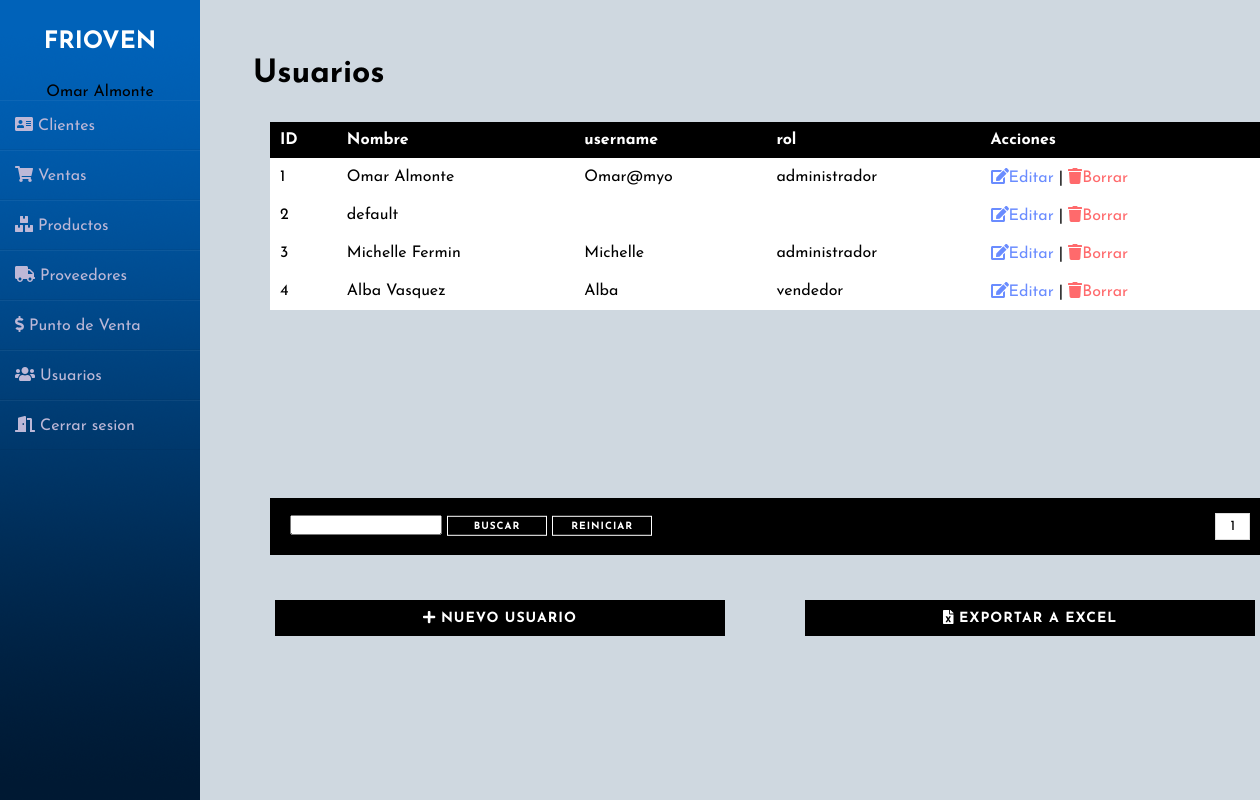
The app's page /usuario.php (signed in) with its own data.
### tables this page shows
CREATE TABLE `usuario` (
  `idusuario` int(11) NOT NULL,
  `fullname` varchar(255) NOT NULL,
  `username` varchar(255) NOT NULL,
  `password` varchar(255) NOT NULL,
  `rol` varchar(50) NOT NULL
);

### usuario.php (the view, shortened to what this page needs)
<?php
include 'links/provlinks.php';
include 'back/conexion.php';
?>
<!DOCTYPE html>
<html>
<head>
</head>
<body>
	<div class="wrapper">
    <?php
    include 'links/sidebar.php';
    ?>
    <div class="main_content">
    	<h1 class="down">Usuarios </h1>
	<div class="divtab">
	<section class="downp" id="container">
    	<table>
			<tr>
				<th>ID</th>
				<th>Nombre</th>
				<th>username</th>
				<th>rol</th>
				<th>Acciones</th>
			</tr>
			<?php
			if (empty($_REQUEST["busqueda"])) {
			$q2 = "SELECT COUNT(*) as total_reg FROM usuario";
			}else{
			$busqueda = $_REQUEST["busqueda"];
			$q2 = "SELECT COUNT(*) as total_reg FROM usuario where idusuario LIKE '%$busqueda%' OR fullname LIKE '%$busqueda%' OR username LIKE '%$busqueda%' OR password LIKE '%$busqueda%' OR rol LIKE '%%busqueda%' ";
			}
			$sq_reg = mysqli_query($con,$q2);
			$r_reg = mysqli_fetch_array($sq_reg);
			$total_reg = $r_reg['total_reg'];
			$ppg = 9;
			if (empty($_GET['npg'])) {
				$npg = 1;
			} else {
				$npg = $_GET['npg'];
			}
			$desde = ($npg - 1) *  $ppg;
			$ttp = ceil($total_reg / $ppg);
			if (empty($_REQUEST["busqueda"])) {
				$q = "SELECT idusuario,fullname,username,password,rol FROM usuario LIMIT $desde,$ppg";
			} else{
				$q = "SELECT idusuario,fullname,username,password,rol FROM usuario where idusuario LIKE '%$busqueda%' OR fullname LIKE '%$busqueda%' OR username LIKE '%$busqueda%' OR password LIKE '%$busqueda%' OR rol LIKE '%%busqueda%' LIMIT $desde,$ppg";
			}
			$e = mysqli_query($con,$q);
			$contador = mysqli_num_rows($e);
			if ($contador > 0) {
				while ($datos = mysqli_fetch_array($e)) {
			?>
			<tr>
				<td><?php echo $datos['idusuario']; ?> </td>
				<td><?php echo $datos['fullname']; ?> </td>
				<td><?php echo $datos['username']; ?> </td>
				<td><?php echo $datos['rol']; ?> </td>
				<td><a href="u_usuario.php?id=<?php echo $datos['idusuario']; ?>" id="b_edit"><i class="fas fa-edit"></i>Editar</a> | <a href="d_usuario.php?id=<?php echo $datos['idusuario']; ?>" id="b_delete"><i class="fas fa-trash"></i>Borrar</a></td>
			</tr>
			<?php
		    	}
			}
			?>
    	</table>
    </section>
	</div>
	<div class="paginas">
	<div class="wd">
	<form action="back/robusuario.php" method="get" class="down">
    <input type="text" name="busqueda" value="<?php if(!empty($busqueda)){echo $busqueda;} ?>">
    <input type="submit" name = "buscar" value="buscar" class="botw btn btn-2 ">
    <input type="submit" name="reiniciar" value="reiniciar" class="botw btn btn-2">
    </form>
	</div>
		<ul>
			<?php
			for ($i=1; $i <= $ttp ; $i++) {
				if ($i == $npg) {
				 echo '<li class="seleccion">'.$i.'</li>';
				}else{
				if (empty($busqueda)) {
					echo '<li><a href="?npg='.$i.'">'.$i.'</a></li>';
				} else{
					echo '<li><a href="?npg='.$i.'&busqueda='.$busqueda.'">'.$i.'</a></li>';
				}
			}
			}
			?>
		</ul>
	</div>
	<div class="bar_btn">
    <button class="bot3 btn btn-2" onclick="window.location.href = 'registrarusuario.php';" ><i class="fas fa-plus"></i>  Nuevo Usuario </button>
    <button class="bot3 btn btn-2" onclick="window.location.href = 'back/exportusuario.php';" ><i class="fas fa-file-excel"></i>  Exportar a Excel </button>
    </div>
      </div>
    </div>
</body>
</html>

### css/cssprov.css (style rules this page uses)
.down { transform: translate(5%, 180%); }
A:link { text-decoration: none }
* { outline:none !important; }
a { text-decoration: none !important;outline: none !important; }
.downp { margin-left: 70px; margin-top: 90px; font-size: 20px; }
.wd { margin-top: 50px; position: relative; }

### css/listaclientes.css (style rules this page uses)
.divtab { height: 200px; }
table { border-collapse: collapse; font-size: 12pt; width: 100%; }
table th { text-align: left; padding: 10px; background: black; color: white; }
table tr { background: #fff; }
table td { padding: 10px; }
#b_edit { color: #6A8CFF ; }
#b_delete { color: #FF6A6C; }

### css/botones.css (style rules this page uses)
.btn { border: none; font-size: 20px; color: inherit; background: none; cursor: pointer; padding: 15px 40px; text-transform: uppercase; letter-spacing: 1px; font-weight: 700; outline: none; -webkit-transition: all 0.3s; -moz-transition: all 0.3s; transition: all 0.3s; }
.btn:after { content: ''; position: absolute; z-index: -1; -webkit-transition: all 0.3s; -moz-transition: all 0.3s; transition: all 0.3s; }
.btn:before { speak: none; font-style: normal; font-weight: normal; font-variant: normal; text-transform: none; line-height: 1; position: relative; -webkit-font-smoothing: antialiased; }
.btn-2 { background: black; color: #fff; }
.btn-2:before { position: absolute; height: 100%; left: 0; top: 0; line-height: 3; font-size: 140%; width: 60px; }

### css/botones2.css (style rules this page uses)
.bot3 { margin-top: 45px; margin-left: 75px; padding: 10px; width: 450px; font-size: 14px; }
.botw { border: 1px solid white; background: none; color: white; font-size: 10px; padding: 2px; width: 100px }

### fw/all.css (style rules this page uses)
.fa-edit:before { content: "\f044"; }
.fa-file-excel:before { content: "\f1c3"; }
.fa-plus:before { content: "\f067"; }
.fa-trash:before { content: "\f1f8"; }

### css/paginas.css (style rules this page uses)
.wd { width: 400px; }
.paginas { width: 93.9%; margin-left: 70px; margin-top: 155px; color: black; }
.paginas form input { height: 20px; }
.paginas ul { padding: 15px; list-style: none; background: black; display: -webkit-flex; display: -moz-flex; display: -ms-flex; display: -o-flex; display: flex; justify-content: flex-end; }
.paginas a, .seleccion { border: 1px solid #ddd; padding: 5px; display: inline-block; font-size: 14px; text-align: center; width: 35px; }
.seleccion { background: white; color: black; }

### css/sidebar.css (style rules this page uses)
* { margin: 0; padding: 0; box-sizing: border-box; list-style: none; text-decoration: none; font-family: 'Josefin Sans', sans-serif; }
body { background-color: #00325e30; }
.wrapper { display: flex; position: relative; }
.wrapper .main_content { width: 100%; margin-left: 200px; }

### records on screen
usuario: idusuario "1", fullname "Omar Almonte", username "Omar@myo", rol "administrador"
usuario: idusuario "2", fullname "default"
usuario: idusuario "3", fullname "Michelle Fermin", username "Michelle", rol "administrador"
usuario: idusuario "4", fullname "Alba Vasquez", username "Alba", rol "vendedor"

### other values on screen
$fn "Omar Almonte"
